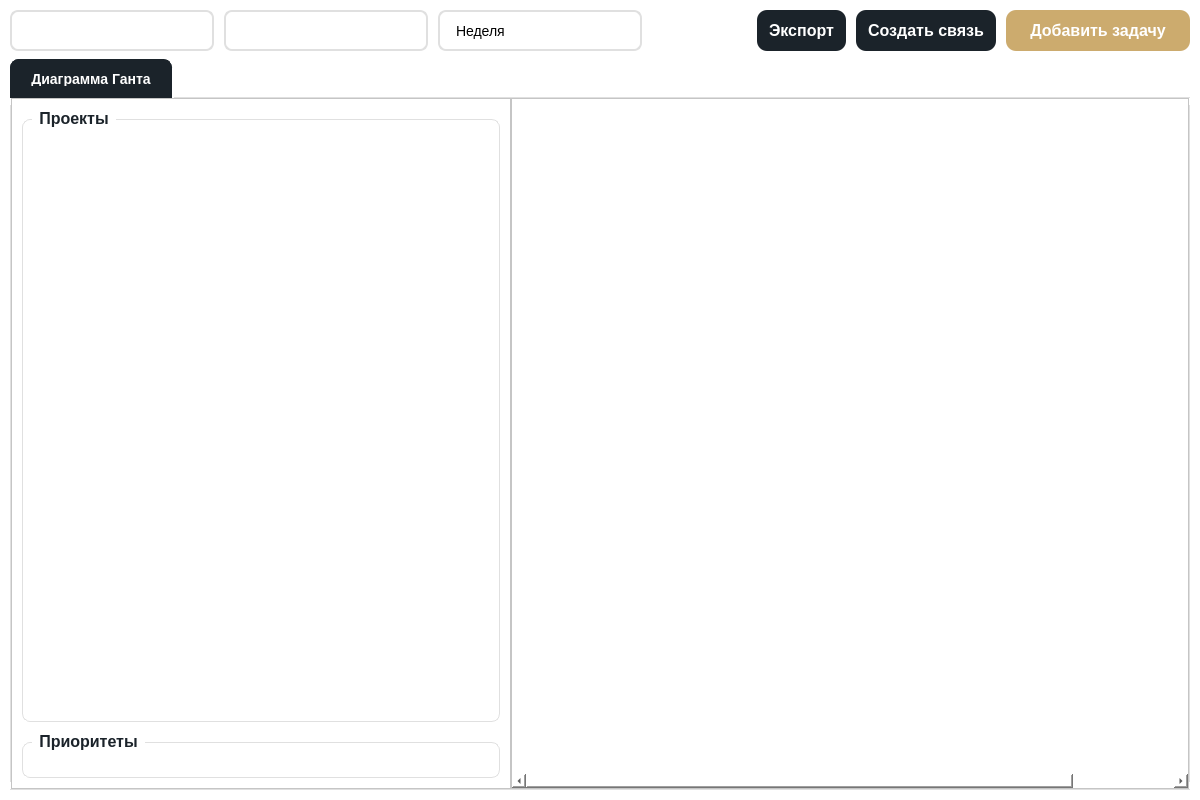
<?xml version="1.0" encoding="UTF-8"?>
<ui version="4.0">
 <class>GanttWidget</class>
 <widget class="QWidget" name="GanttWidget">
  <property name="geometry">
   <rect>
    <x>0</x>
    <y>0</y>
    <width>1200</width>
    <height>800</height>
   </rect>
  </property>
  <property name="windowTitle">
   <string>Диаграмма Ганта</string>
  </property>
  <property name="styleSheet">
   <string notr="true">background-color: white;</string>
  </property>
  <layout class="QVBoxLayout" name="mainLayout">
   <property name="spacing">
    <number>8</number>
   </property>
   <property name="leftMargin">
    <number>10</number>
   </property>
   <property name="topMargin">
    <number>10</number>
   </property>
   <property name="rightMargin">
    <number>10</number>
   </property>
   <property name="bottomMargin">
    <number>10</number>
   </property>
   <item>
    <widget class="QWidget" name="topPanel" native="true">
     <property name="maximumSize">
      <size>
       <width>16777215</width>
       <height>50</height>
      </size>
     </property>
     <property name="styleSheet">
      <string notr="true">background-color: transparent;</string>
     </property>
     <layout class="QHBoxLayout" name="topPanelLayout">
      <property name="spacing">
       <number>10</number>
      </property>
      <property name="leftMargin">
       <number>0</number>
      </property>
      <property name="topMargin">
       <number>0</number>
      </property>
      <property name="rightMargin">
       <number>0</number>
      </property>
      <property name="bottomMargin">
       <number>0</number>
      </property>
      <item>
       <widget class="QComboBox" name="projectFilter">
        <property name="minimumSize">
         <size>
          <width>186</width>
          <height>41</height>
         </size>
        </property>
        <property name="maximumSize">
         <size>
          <width>16777215</width>
          <height>41</height>
         </size>
        </property>
        <property name="styleSheet">
         <string notr="true">
QComboBox {
    border: 2px solid #E0E0E0;
    border-radius: 8px;
    padding: 8px 16px;
    font-size: 14px;
    background-color: white;
    min-width: 150px;
	color: black;
}
QComboBox:hover {
    border: 2px solid #ccab6e;
}
QComboBox::drop-down {
    border: none;
}
         </string>
        </property>
        <property name="editable">
         <bool>true</bool>
        </property>
        <property name="placeholderText" stdset="0">
         <string>Все проекты</string>
        </property>
       </widget>
      </item>
      <item>
       <widget class="QComboBox" name="executorFilter">
        <property name="minimumSize">
         <size>
          <width>186</width>
          <height>41</height>
         </size>
        </property>
        <property name="maximumSize">
         <size>
          <width>16777215</width>
          <height>41</height>
         </size>
        </property>
        <property name="styleSheet">
         <string notr="true">
QComboBox {
    border: 2px solid #E0E0E0;
    border-radius: 8px;
    padding: 8px 16px;
    font-size: 14px;
    background-color: white;
    min-width: 150px;
	color: black;
}
QComboBox:hover {
    border: 2px solid #ccab6e;
}
QComboBox::drop-down {
    border: none;
}
         </string>
        </property>
        <property name="editable">
         <bool>true</bool>
        </property>
        <property name="placeholderText" stdset="0">
         <string>Все исполнители</string>
        </property>
       </widget>
      </item>
      <item>
       <widget class="QComboBox" name="periodFilter">
        <property name="minimumSize">
         <size>
          <width>186</width>
          <height>41</height>
         </size>
        </property>
        <property name="maximumSize">
         <size>
          <width>16777215</width>
          <height>41</height>
         </size>
        </property>
        <property name="styleSheet">
         <string notr="true">
QComboBox {
    border: 2px solid #E0E0E0;
    border-radius: 8px;
    padding: 8px 16px;
    font-size: 14px;
    background-color: white;
    min-width: 150px;
	color: black;
}
QComboBox:hover {
    border: 2px solid #ccab6e;
}
QComboBox::drop-down {
    border: none;
}
         </string>
        </property>
        <item>
         <property name="text">
          <string>Неделя</string>
         </property>
        </item>
        <item>
         <property name="text">
          <string>Месяц</string>
         </property>
        </item>
        <item>
         <property name="text">
          <string>Полгода</string>
         </property>
        </item>
        <item>
         <property name="text">
          <string>Год</string>
         </property>
        </item>
        <item>
         <property name="text">
          <string>Выбрать период</string>
         </property>
        </item>
       </widget>
      </item>
      <item>
       <spacer name="horizontalSpacer">
        <property name="orientation">
         <enum>Qt::Horizontal</enum>
        </property>
        <property name="sizeHint" stdset="0">
         <size>
          <width>40</width>
          <height>20</height>
         </size>
        </property>
       </spacer>
      </item>
      <item>
       <widget class="QPushButton" name="btnExport">
        <property name="minimumSize">
         <size>
          <width>0</width>
          <height>41</height>
         </size>
        </property>
        <property name="maximumSize">
         <size>
          <width>16777215</width>
          <height>41</height>
         </size>
        </property>
        <property name="styleSheet">
         <string notr="true">
QPushButton {
    background-color: #1B232A;
    color: white;
    border: none;
    border-radius: 10px;
    padding: 8px 12px;
    font-size: 16px;
    font-weight: bold;
}
QPushButton:hover {
    background-color: #D9D9D6;
    color: black;
}
QPushButton:pressed {
    background-color: #B8B8B5;
}
         </string>
        </property>
        <property name="text">
         <string>Экспорт</string>
        </property>
       </widget>
      </item>
      <item>
       <widget class="QPushButton" name="createLinkButton">
        <property name="minimumSize">
         <size>
          <width>0</width>
          <height>41</height>
         </size>
        </property>
        <property name="maximumSize">
         <size>
          <width>16777215</width>
          <height>41</height>
         </size>
        </property>
        <property name="styleSheet">
         <string notr="true">
QPushButton {
    background-color: #1B232A;
    color: white;
    border: none;
    border-radius: 10px;
    padding: 8px 12px;
    font-size: 16px;
    font-weight: bold;
}
QPushButton:hover {
    background-color: #D9D9D6;
    color: black;
}
QPushButton:pressed {
    background-color: #B8B8B5;
}
         </string>
        </property>
        <property name="text">
         <string>Создать связь</string>
        </property>
       </widget>
      </item>
      <item>
       <widget class="QPushButton" name="addTaskButton">
        <property name="minimumSize">
         <size>
          <width>0</width>
          <height>41</height>
         </size>
        </property>
        <property name="maximumSize">
         <size>
          <width>16777215</width>
          <height>41</height>
         </size>
        </property>
        <property name="styleSheet">
         <string notr="true">
QPushButton {
    background-color: #ccab6e;
    color: white;
    border-radius: 10px;
    font-weight: bold;
    font-size: 16px;
    border: none;
    padding: 12px 24px;
}
QPushButton:hover {
    background-color: #998664;
}
QPushButton:pressed {
    background-color: #7a6a50;
}
         </string>
        </property>
        <property name="text">
         <string>Добавить задачу</string>
        </property>
       </widget>
      </item>
     </layout>
    </widget>
   </item>
   <item>
    <widget class="QTabWidget" name="tabWidget">
     <property name="styleSheet">
      <string notr="true">
QTabBar::tab {
    background-color: transparent;
    padding: 12px 20px;
    margin-right: 2px;
    border-top-left-radius: 8px;
    border-top-right-radius: 8px;
    border: 1px solid #E0E0E0;
    border-bottom: none;
    font-weight: bold;
    font-size: 14px;
    min-width: 120px;
}
QTabBar::tab:selected {
    background-color: #1B232A;
    color: white;
    border-color: #1B232A;
}
QTabBar::tab:hover:!selected {
    background-color: #F0F0F0;
    border-color: #ccab6e;
}
QTabWidget::pane {
    background-color: white;
    border: 1px solid #E0E0E0;
    border-radius: 0px 8px 8px 8px;
    margin-top: -1px;
}
QTabWidget::tab-bar {
    alignment: left;
backgroun-color: transparent;
}
      </string>
     </property>
     <property name="currentIndex">
      <number>0</number>
     </property>
     <widget class="QWidget" name="ganttTab">
      <attribute name="title">
       <string>Диаграмма Ганта</string>
      </attribute>
      <layout class="QHBoxLayout" name="ganttTabLayout">
       <property name="spacing">
        <number>0</number>
       </property>
       <property name="leftMargin">
        <number>0</number>
       </property>
       <property name="topMargin">
        <number>0</number>
       </property>
       <property name="rightMargin">
        <number>0</number>
       </property>
       <property name="bottomMargin">
        <number>0</number>
       </property>
       <item>
        <widget class="QScrollArea" name="leftScrollArea">
         <property name="minimumSize">
          <size>
           <width>300</width>
           <height>0</height>
          </size>
         </property>
         <property name="maximumSize">
          <size>
           <width>500</width>
           <height>16777215</height>
          </size>
         </property>
         <property name="verticalScrollBarPolicy">
          <enum>Qt::ScrollBarAsNeeded</enum>
         </property>
         <property name="horizontalScrollBarPolicy">
          <enum>Qt::ScrollBarAsNeeded</enum>
         </property>
         <property name="widgetResizable">
          <bool>true</bool>
         </property>
         <widget class="QWidget" name="leftPanel">
          <property name="geometry">
           <rect>
            <x>0</x>
            <y>0</y>
            <width>498</width>
            <height>690</height>
           </rect>
          </property>
          <layout class="QVBoxLayout" name="leftPanelLayout">
           <property name="spacing">
            <number>10</number>
           </property>
           <property name="leftMargin">
            <number>10</number>
           </property>
           <property name="topMargin">
            <number>10</number>
           </property>
           <property name="rightMargin">
            <number>10</number>
           </property>
           <property name="bottomMargin">
            <number>10</number>
           </property>
           <item>
            <widget class="QGroupBox" name="projectsGroup">
             <property name="styleSheet">
              <string notr="true">
QGroupBox {
    font-weight: bold;
    font-size: 16px;
    color: #1B232A;
    border: 1px solid #E0E0E0;
    border-radius: 8px;
    margin-top: 10px;
    padding-top: 15px;
}
QGroupBox::title {
    subcontrol-origin: margin;
    left: 10px;
    padding: 0 5px 0 5px;
}
              </string>
             </property>
             <property name="title">
              <string>Проекты</string>
             </property>
             <layout class="QVBoxLayout" name="projectsLayout">
              <property name="spacing">
               <number>5</number>
              </property>
              <item>
               <widget class="QTreeWidget" name="projectsTree">
                <property name="styleSheet">
                 <string notr="true">
QTreeWidget {
    border: none;
    font-size: 14px;
}
QTreeWidget::item {
    padding: 5px;
    border-bottom: 1px solid #F0F0F0;
}
QTreeWidget::item:hover {
    background-color: #F5F5F5;
}
QTreeWidget::branch:has-children:!has-siblings:closed,
QTreeWidget::branch:closed:has-children:has-siblings {
    border-image: none;
}
QTreeWidget::branch:open:has-children:!has-siblings,
QTreeWidget::branch:open:has-children:has-siblings {
    border-image: none;
}
                 </string>
                </property>
                <property name="indentation">
                 <number>20</number>
                </property>
                <property name="animated">
                 <bool>true</bool>
                </property>
                <property name="headerHidden">
                 <bool>true</bool>
                </property>
                <column>
                 <property name="text">
                  <string notr="true">1</string>
                 </property>
                </column>
               </widget>
              </item>
             </layout>
            </widget>
           </item>
           <item>
            <widget class="QGroupBox" name="prioritiesGroup">
             <property name="styleSheet">
              <string notr="true">
QGroupBox {
    font-weight: bold;
    font-size: 16px;
    color: #1B232A;
    border: 1px solid #E0E0E0;
    border-radius: 8px;
    margin-top: 10px;
    padding-top: 15px;
}
QGroupBox::title {
    subcontrol-origin: margin;
    left: 10px;
    padding: 0 5px 0 5px;
}
              </string>
             </property>
             <property name="title">
              <string>Приоритеты</string>
             </property>
             <layout class="QVBoxLayout" name="prioritiesLayout">
              <property name="spacing">
               <number>8</number>
              </property>
             </layout>
            </widget>
           </item>
          </layout>
         </widget>
        </widget>
       </item>
       <item>
        <widget class="QScrollArea" name="ganttScrollArea">
         <property name="verticalScrollBarPolicy">
          <enum>Qt::ScrollBarAsNeeded</enum>
         </property>
         <property name="horizontalScrollBarPolicy">
          <enum>Qt::ScrollBarAsNeeded</enum>
         </property>
         <property name="widgetResizable">
          <bool>true</bool>
         </property>
         <widget class="QWidget" name="ganttCanvas">
          <property name="geometry">
           <rect>
            <x>0</x>
            <y>0</y>
            <width>800</width>
            <height>673</height>
           </rect>
          </property>
          <property name="minimumSize">
           <size>
            <width>800</width>
            <height>600</height>
           </size>
          </property>
         </widget>
        </widget>
       </item>
      </layout>
     </widget>
     <!-- Вкладка Календарь ЗАКОММЕНТИРОВАНА
     <widget class="QWidget" name="calendarTab">
      <attribute name="title">
       <string>Календарь</string>
      </attribute>
      <layout class="QVBoxLayout" name="calendarTabLayout">
       <property name="spacing">
        <number>10</number>
       </property>
       <property name="leftMargin">
        <number>10</number>
       </property>
       <property name="topMargin">
        <number>10</number>
       </property>
       <property name="rightMargin">
        <number>10</number>
       </property>
       <property name="bottomMargin">
        <number>10</number>
       </property>
       <item>
        <widget class="QScrollArea" name="calendarScrollArea">
         <property name="styleSheet">
          <string notr="true">border: none; background-color: transparent;</string>
         </property>
         <property name="widgetResizable">
          <bool>true</bool>
         </property>
         <widget class="QWidget" name="calendarContainer">
          <property name="geometry">
           <rect>
            <x>0</x>
            <y>0</y>
            <width>1158</width>
            <height>672</height>
           </rect>
          </property>
          <layout class="QVBoxLayout" name="calendarContainerLayout">
           <property name="spacing">
            <number>0</number>
           </property>
           <property name="leftMargin">
            <number>0</number>
           </property>
           <property name="topMargin">
            <number>0</number>
           </property>
           <property name="rightMargin">
            <number>0</number>
           </property>
           <property name="bottomMargin">
            <number>0</number>
           </property>
          </layout>
         </widget>
        </widget>
       </item>
      </layout>
     </widget>
     -->
    </widget>
   </item>
  </layout>
 </widget>
 <resources/>
 <connections/>
</ui>
